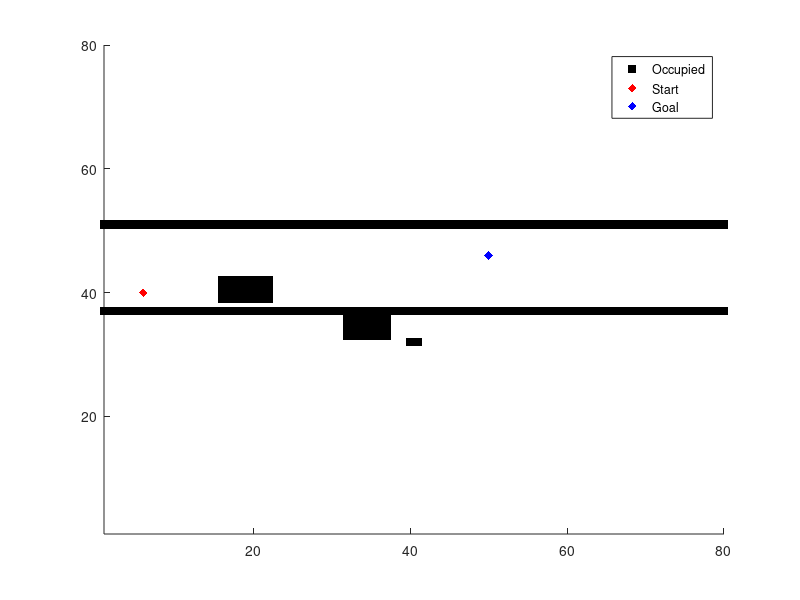
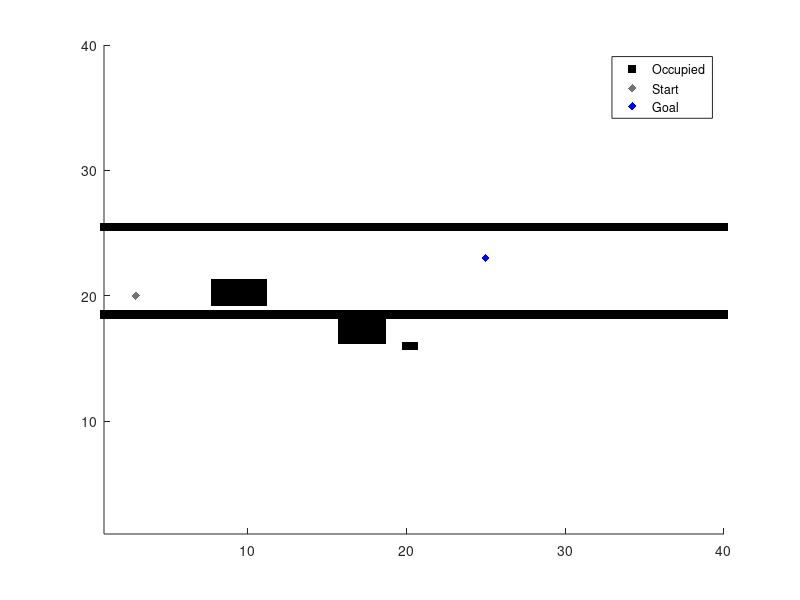

Here is the MATLAB script that generated these plots, in order: (Note: this script raises an error after producing the figures.)
%--------------------------------------------------------------------------
%            Parthasarathy Nadarajan
%            CARISSMA & Technische Hochschule Ingolstadt (THI)
%            Path Planning using RRT and Predicted Occupancy Grids
%            Using three different acceleration profiles
%--------------------------------------------------------------------------
clc; clearvars; close all;

%% Define the configuration space
load('POG');

% Rotate the occupancy grid
% gridConverted = rot90(predictedOccupancyGrid, 3);
gridConverted = rot90(permute(POG, [2 3 1]), 3);
gridConverted(1,1,:) = 0;
% Plot the occupied cells
[a, b] = find(gridConverted(:,:,1) >0.0);
figure(1);
s1 = scatter(a, b, 'k', 's', 'filled'); hold on
axis([1 80 1 80])
figure(2);
s2 = scatter(a*0.5, b*0.5, 'k', 's', 'filled'); hold on
axis([1 40 1 40])
%% EGO vehicle data
EGO.xCG = 3; % m
EGO.yCG = 20; % m
EGO.vel = 9; % m/s
EGO.psi = 0; % degrees
EGO.ax = 0; % m/s^2
EGO.ay = 0; % m/s^2
EGO.lf = 2; % m
EGO.lr = 2; % m
EGO.w = 2; % m
EGO.steerMax = 4; % degrees

%% Parameters for RRT algorithm
param.RRTSampleTime = 0.1; % new node sampling interval
param.simulationSampleTime = 0.02; % simulation step
param.maxIter = 4000;
param.minThresh = 0.25; % minimum probability of occupancy
param.stopThresh = 3; % distance around the goal to stop simulation
param.plotGraph = false;
saveImage = true;

%% Define the start and goal point
% Prediction time
tPred = 2.75; % seconds

% Start point in terms of grid
p_start = [round(EGO.xCG/0.5), round(EGO.yCG/0.5)];
% Start point in terms of position
p_pos_start(1) = EGO.xCG;
p_pos_start(2) = EGO.yCG;

% EGO position after 2 seconds will be the goal position (without any change in the state)
distMoved = EGO.vel*tPred + 0.5*EGO.ax*tPred^2;
tx_pos = distMoved*cosd(EGO.psi);
ty_pos = distMoved*sind(EGO.psi);
p_pos_goal(1) = 25;
p_pos_goal(2) = 23;
% Goal point in terms of grid
p_goal = [round(p_pos_goal(1)/0.5), round(p_pos_goal(2)/0.5)];

% Plot the start and the goal point
figure(1)
scatter(p_start(1), p_start(2), 'r', 'filled', 'd');
scatter(p_goal(1), p_goal(2), 'b', 'filled', 'd');
legend('Occupied', 'Start', 'Goal');
legend('AutoUpdate', 'off')
figure(2);
scatter(p_pos_start(1), p_pos_start(2), [], [0.45 0.45 0.45], 'filled', 'd');
scatter(p_pos_goal(1), p_pos_goal(2), 'b', 'filled', 'd');
legend('Occupied', 'Start', 'Goal');
legend('AutoUpdate', 'off')

%% Initialise the tree
% RRT with constant velocity profile
rrtConstantVel = [];
rrtConstantVel = addNode(rrtConstantVel, p_start, p_pos_start, 0, EGO.psi, EGO.vel, 1, 0, 1); %0 - root node; 1 - simulationStep; 0 - min prob; 1 - terminal node;

% RRT with braking acceleration profile
rrtBraking = [];
rrtBraking = addNode(rrtBraking, p_start, p_pos_start, 0, EGO.psi, EGO.vel, 1, 0, 1); %0 - root node; 1 - simulationStep; 0 - min prob; 1 - terminal node;

% RRT with constant state profile
rrtConstantState = [];
rrtConstantState = addNode(rrtConstantState, p_start, p_pos_start, 0, EGO.psi, EGO.vel, 1, 0, 1); %0 - root node; 1 - simulationStep; 0 - min prob; 1 - terminal node;

%% Path planning
% Path planning with the constant state profile
tic
[rrtConstantState, iterConstantState] = pathPlanning(p_goal, p_pos_goal, gridConverted, rrtConstantState, EGO, param);
timeTakenCS = toc;

% Path planning with constant velocity profile
tic
EGO.ax = 0;
[rrtConstantVel, iterConstantVel] = pathPlanning(p_goal, p_pos_goal, gridConverted, rrtConstantVel, EGO, param);
timeTakenCV = toc;

% Path planning with braking profile
tic
EGO.ax = -2;
[rrtBraking, iterBraking] = pathPlanning(p_goal, p_pos_goal, gridConverted, rrtBraking, EGO, param);
timeTakenBr = toc;

%% Extracting the path from tree
% Constant state profile---------------------------------------------------
constantStatePath = extractPath(rrtConstantState, p_goal, 'y');

% Constant velocity profile------------------------------------------------
constantVelPath = extractPath(rrtConstantVel, p_goal, 'm');

% Braking profile----------------------------------------------------------
brakingPath = extractPath(rrtBraking, p_goal, 'c');

%% Plot the unsmoothed path
% Constant state profile---------------------------------------------------

if length(constantStatePath.sampleTime) < 20
    disp('Could not find valid path with constant state profile');
    maxProb(1) = Inf;
else
    maxProb(1) = max(constantStatePath.prob);
    fprintf('Time taken for the RRT algorithm to find a path using constant state profile is %d \n', timeTakenCS);
    fprintf('The number of iterations taken is %d \n', iterConstantState-1);
    saveDir = 'ConstantState';
    plotGraphWithOcc(constantStatePath, gridConverted, EGO, saveImage, saveDir, 'y')
    plotRRTNode(rrtConstantState, 'y')
end

% Constant Velocity profile------------------------------------------------
if length(constantVelPath.sampleTime) < 20
    disp('Could not find valid path with constant velocity profile');
    maxProb(2) = Inf;
else
    maxProb(2) = max(constantVelPath.prob);
    fprintf('Time taken for the RRT algorithm to find a path using constant velocity profile is %d \n', timeTakenCV);
    fprintf('The number of iterations taken is %d \n', iterConstantVel-1);
    saveDir = 'ConstantVelocity';
    plotGraphWithOcc(constantVelPath, gridConverted, EGO, saveImage, saveDir, 'm')
    plotRRTNode(rrtConstantVel, 'm')
end

% Braking profile----------------------------------------------------------
if length(brakingPath.sampleTime) < 20
    disp('Could not find valid path with braking profile');
    maxProb(3) = Inf;
else
    maxProb(3) = max(brakingPath.prob);
    fprintf('Time taken for the RRT algorithm to find a path using braking profile is %d \n', timeTakenBr);
    fprintf('The number of iterations taken is %d \n', iterBraking-1);
    saveDir = 'BrakeProfile';
    plotGraphWithOcc(brakingPath, gridConverted, EGO, saveImage, saveDir, 'c')
    plotRRTNode(rrtBraking, 'c')
end

%% Using the controller to follow the unsmoothed path
% Constant state profile
if length(constantStatePath.sampleTime) > 19
    controller_modified(constantStatePath.pos(1,:), constantStatePath.pos(2,:), EGO.psi*3.14/180, constantStatePath.vel(1), constantStatePath.vel(end), EGO.ax, EGO.ay, param)
end
% Constant Velocity profile------------------------------------------------
if length(constantVelPath.sampleTime) > 19
    controller_modified(constantVelPath.pos(1,:), constantVelPath.pos(2,:), EGO.psi*3.14/180, constantVelPath.vel(1), constantVelPath.vel(end), EGO.ax, EGO.ay, param)
end
% Braking profile----------------------------------------------------------
if length(brakingPath.sampleTime) > 19
    controller_modified(brakingPath.pos(1,:), brakingPath.pos(2,:), EGO.psi*3.14/180, brakingPath.vel(1), brakingPath.vel(end), EGO.ax, EGO.ay, param)
end

%% Choosing the safest path
[val, id] = min(maxProb);
if id == 1
    disp('Safest path is constant state profile');
elseif id == 2
    disp('Safest path is constant velocity profile');
elseif id == 3
    disp('Safest path is braking profile');
elseif val == Inf
    disp('Could not find path, trigger AEB !');
end

%% Additional functions
% Function - Add node to the tree------------------------------------------
function rrt = addNode(rrt, p, p_pos, iPrev, p_angle, p_vel, sampleTime, min_prob, termNode)
node.p = p;
node.p_pos = p_pos;
node.iPrev = iPrev;
node.angPrev = p_angle;
node.vel = p_vel;
node.sampleTime = sampleTime;
node.terminalNode = termNode;
node.prob = min_prob;
if length(rrt) >= 1
    rrt(iPrev).node.terminalNode = 0;
end
rrt(end+1).node = node;
end

% Function - Path planning-------------------------------------------------
function [rrt, iter] = pathPlanning(p_goal, p_pos_goal, gridConverted, rrt, EGO, param)
iter = 1;
sampleTime = 1;

while iter <= param.maxIter
    
    % Choose a random point and sometime biased based on the goal
    if rem(iter, 10) == 0
        p_rand(1) = p_goal(1);
        p_rand(2) = p_goal(2);
    else
        p_rand(1) = randperm(79, 1);
        p_rand(2) = randperm(79, 1);
    end
    
    % Skip to next iteration if the vertex is not valid based on occupancy
    probOccupancy = gridConverted(p_rand(1), p_rand(2), sampleTime);
    if probOccupancy > param.minThresh
        iter = iter+1;
        continue
    end
    
    % Conversion from grid to position
    p_pos_rand(2) = p_rand(2)*0.5;
    p_pos_rand(1) = p_rand(1)*0.5;
    
    % Plot the selected random node
    if param.plotGraph
        [a, b] = find(gridConverted(:,:,sampleTime) >0.01);
        figure(1)
        plotObject(1) = scatter(p_rand(1), p_rand(2), 'ro');
        plotObject(2) = scatter(a, b, 'g', 's', 'filled');
        figure(2)
        plotObject(3) = scatter(p_pos_rand(1), p_pos_rand(2), 'g', 'filled');
        plotObject(4) = scatter(a*0.5, b*0.5, 'k', 's', 'filled');
    end
    
    
    % Select the nearest vertex to the chosen random vertex
    for i = 1:length(rrt)
        
        % Heuristic 1 - Calculate the distance between the vertices
        dist =sqrt((rrt(i).node.p(1) -p_rand(1))^2 + (rrt(i).node.p(2)-p_rand(2))^2);
        
        % Heuristic 2 - Angle deviation required
        p_angle = atan2d(p_pos_rand(2)-rrt(i).node.p(2)*0.5, p_pos_rand(1)-rrt(i).node.p(1)*0.5)+360*(p_pos_rand(2)-rrt(i).node.p(2)*0.5<0);
        l_angle = rrt(i).node.angPrev;
        
        if (p_angle >=0 && p_angle <=90 && l_angle >= 270 && l_angle <=360)
            angle_diff = p_angle + (360-l_angle);
        elseif (l_angle >=0 && l_angle <=90 && p_angle >= 270 && p_angle <=360)
            angle_diff = l_angle + (360-p_angle);
        else
            angle_diff = l_angle-p_angle;
        end
        
        % Cost
        cost = dist+abs(angle_diff)/360;
        if (i == 1) || (cost < mincost)
            mincost = cost;
            imin = i;
            l = rrt(imin).node.p;
            l_pos = rrt(imin).node.p_pos;
            min_l_angle = rrt(imin).node.angPrev;
            min_p_angle = p_angle;
            min_angle_diff = angle_diff;
            min_p_vel = rrt(imin).node.vel;
            sampleTime = rrt(imin).node.sampleTime;
        end
    end
    
    % Convert grid to position
    p_pos(2) = l_pos(2);
    p_pos(1) = l_pos(1);
    
    % Plot the selected nearest vertex
    if param.plotGraph
        figure(1)
        plotObject(5) = scatter(l(1), l(2), 'r*');
        figure(2)
        plotObject(6) = scatter(p_pos(1), p_pos(2), 'r*');
    end
    
    % Find a path from the selected nearest vertex to the chosen random vertex
    [col, p_step, p_pos_step, p_angle, p_vel, p_prob] = InCollision_Edge(p_pos, p_pos_rand, min_l_angle, min_p_angle, min_p_vel, min_angle_diff, gridConverted, EGO, param, sampleTime);
    
    % Skip to next iteration if it is not valid edge
    if col == 1
        iter = iter+1;
        if param.plotGraph
            delete(plotObject);
        end
        continue
    end
    
    % Plot the selected nearest node
    if param.plotGraph
        figure(1);
        plotObject1(7) = scatter(p_step(1), p_step(2), 'k', 'filled');
        figure(2);
        plotObject1(8) = scatter(p_pos_step(1), p_pos_step(2), [], [1 165/255 0], 'filled');
    end
    
    % Increment the sample time by 1 when a valid vertex is found
    sampleTime = sampleTime+1;
    
    % Add the valid vertex to the tree
    rrt = addNode(rrt, p_step, p_pos_step, imin, p_angle, p_vel, sampleTime, p_prob, 1);
    
    % Calculating the distance to the goal
    dist = norm(p_pos_step-p_pos_goal);
    
    % Considering the distance to the goal
    if (dist <= param.stopThresh) || (iter >= param.maxIter) || (sampleTime == 20)
        break
    end
    iter = iter+1;
    if param.plotGraph
        delete(plotObject)
    end
end
end

% Function - Extracting the path from the RRT------------------------------
function Path = extractPath(rrt, p_goal, color)
i = length(rrt);
% Select the node that is closest to the goal as well as a terminal node
for j = 1:i
    dist = sqrt((rrt(j).node.p(1) -p_goal(1))^2 + (rrt(j).node.p(2)-p_goal(2))^2);
    if (j == 1) || (dist < mindist) && (rrt(j).node.terminalNode == 1) && (rrt(j).node.sampleTime == 20)
        mindist = dist;
        imin = j;
    end
end

% Plotting the final position
figure(1);
scatter(rrt(imin).node.p(1), rrt(imin).node.p(2), color, 'filled', 'd', 'LineWidth', 2);
figure(2);
scatter(rrt(imin).node.p_pos(1), rrt(imin).node.p_pos(2), color, 'filled', 'd', 'LineWidth', 2);

% Extracting the required information from the RRT
Path.grid = rrt(imin).node.p';
Path.pos = rrt(imin).node.p_pos';
Path.angle = rrt(imin).node.angPrev;
Path.sampleTime = rrt(imin).node.sampleTime;
Path.vel = rrt(imin).node.vel;
Path.prob = rrt(imin).node.prob;
j = imin;

while 1
    j = rrt(j).node.iPrev;
    if j == 0
        break
    end
    Path.grid = [rrt(j).node.p' Path.grid];
    Path.pos = [rrt(j).node.p_pos' Path.pos];
    Path.angle = [rrt(j).node.angPrev Path.angle];
    Path.sampleTime = [rrt(j).node.sampleTime Path.sampleTime];
    Path.vel = [rrt(j).node.vel Path.vel];
    Path.prob = [rrt(j).node.prob Path.prob];
end
end
% Function - Plotting the RRT Nodes----------------------------------------
function plotRRTNode(rrt, color)
for i = 1:length(rrt)
    figure(1);
    scatter(rrt(i).node.p(1), rrt(i).node.p(2), color, 'filled');
    figure(2);
    scatter(rrt(i).node.p(1)*0.5, rrt(i).node.p(2)*0.5, color, 'filled');
end
end

% Function - Plotting the unsmoothed path----------------------------------
function plotGraphWithOcc(Path, gridConverted, EGO, saveImage, saveDir, color)
for i = 2:length(Path.grid)
    figure(1);
    plot([Path.grid(1,i);Path.grid(1,i-1)],[Path.grid(2,i);Path.grid(2,i-1)], color, 'LineWidth',2);
    
    if saveImage
        figure(3);
        
        % Plot of the POG for the corresponding time instance
        [a, b] = find(gridConverted(:,:,Path.sampleTime(i)) >0.0);
        for j = 1:length(a)
            s2 = scatter(a(j)*0.5, b(j)*0.5, 36, gridConverted(a(j), b(j), Path.sampleTime(i)), 'filled', 's', 'LineWidth', 2); hold on
        end
        % Plot of the selected point
        scatter(Path.pos(1,i),Path.pos(2,i),'ko', 'filled');
    end
    figure(2);
    plot([Path.pos(1,i);Path.pos(1,i-1)],[Path.pos(2,i);Path.pos(2,i-1)], color ,'LineWidth',2);
    
    % Plotting the vehicle
    if saveImage
        ex=cosd(Path.angle(i));
        ey=sind(Path.angle(i));
        exOrtho=ex*cos(pi/2)+ey*sin(pi/2);
        eyOrtho=-ex*sin(pi/2)+ey*cos(pi/2);
        P_plot(1)=Path.pos(1,i)+ex*(EGO.lf)+EGO.w/2*exOrtho;
        P_plot(2)=Path.pos(2,i)+ey*(EGO.lf)+EGO.w/2*eyOrtho;
        P_plot(3)=Path.pos(1,i)+ex*(EGO.lf)-EGO.w/2*exOrtho;
        P_plot(4)=Path.pos(2,i)+ey*(EGO.lf)-EGO.w/2*eyOrtho;
        P_plot(5)=Path.pos(1,i)-ex*(EGO.lr)+EGO.w/2*exOrtho;
        P_plot(6)=Path.pos(2,i)-ey*(EGO.lr)+EGO.w/2*eyOrtho;
        P_plot(7)=Path.pos(1,i)-ex*(EGO.lr)-EGO.w/2*exOrtho;
        P_plot(8)=Path.pos(2,i)-ey*(EGO.lr)-EGO.w/2*eyOrtho;
        figure(3);
        %p(1) = plot([P_plot(1) P_plot(3)], [P_plot(2) P_plot(4)], 'Color', 'b', 'LineWidth', 2);
        %p(2) = plot([P_plot(1) P_plot(5)], [P_plot(2) P_plot(6)], 'Color', 'b');
        %p(3) = plot([P_plot(3) P_plot(7)], [P_plot(4) P_plot(8)], 'Color', 'b');
        %p(4) = plot([P_plot(7) P_plot(5)], [P_plot(8) P_plot(6)], 'Color', 'b');
        p = fill([P_plot(1) P_plot(3) P_plot(7) P_plot(5)], [P_plot(2) P_plot(4) P_plot(8) P_plot(6)], 'r');
        for j = 2:i
            plot([Path.pos(1,j-1) Path.pos(1,j)], [Path.pos(2,j-1) Path.pos(2,j)], 'b');
            scatter(Path.pos(1,j), Path.pos(2,j), 'filled', 'k');
        end
        axis([1 40 1 40])
        axis off
        mkdir(saveDir)
        h = figure(3);
        set(h,'Units','Inches');
        pos = get(h,'Position');
        set(h,'PaperPositionMode','Auto','PaperUnits','Inches','PaperSize',[pos(3), pos(4)])
        saveName = num2str(i);
        fileName = fullfile(saveDir, saveName);
        print(gcf, fileName, '-dpdf', '-r600')
        delete(p);
        delete(s2);
        close(figure(3))
    end
end
end
